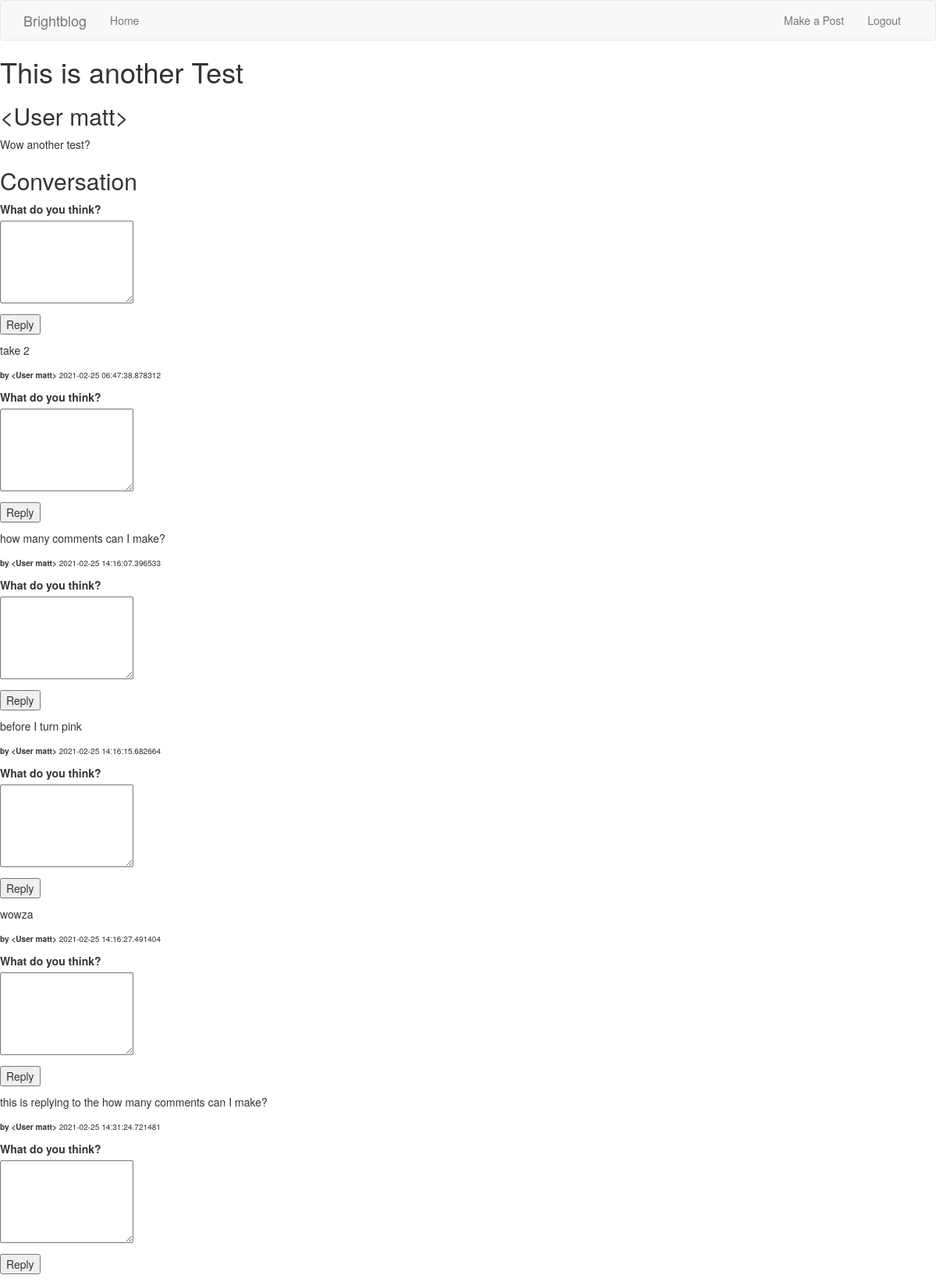
Page /post/2 (signed in) on the committed database.
### app/models.py (models this page shows, shortened)
class Post(db.Model):
    id = db.Column(db.Integer, primary_key=True)
    title = db.Column(db.String(150))
    body = db.Column(db.Text())
    timestamp = db.Column(db.DateTime, index=True, default=datetime.utcnow)
    user_id = db.Column(db.Integer, db.ForeignKey('user.id'))

class User(UserMixin, db.Model):
    id = db.Column(db.Integer, primary_key=True)
    username = db.Column(db.String(64), index=True, unique=True)
    email = db.Column(db.String(120), index=True, unique=True)
    password_hash = db.Column(db.String(128))
    posts = db.relationship('Post', backref='author', lazy='dynamic')
    comments = db.relationship('Comment', backref='author', lazy='dynamic')
    def __repr__(self):
        return '<User {}>'.format(self.username)

class Comment(db.Model):
    _N = 6 # number of digits used for each component of path
    id = db.Column(db.Integer, primary_key=True)
    text = db.Column(db.String(500))
    user_id = db.Column(db.Integer, db.ForeignKey('user.id'))
    post_id = db.Column(db.Integer, db.ForeignKey('post.id'))
    timestamp = db.Column(db.DateTime(), default=datetime.utcnow, index=True)
    path = db.Column(db.Text, index=True)
    parent_id = db.Column(db.Integer, db.ForeignKey('comment.id'))
    replies = db.relationship(
        'Comment', backref=db.backref('parent', remote_side=[id]),
        lazy='dynamic')

### app/routes.py (the view)
@app.route('/post/<int:post_id>', methods=['GET', 'POST'])
def show_post(post_id):
    form = CommentForm()
    post = Post.query.get(post_id)
    comments = Comment.query.filter_by(post_id=post_id).all()
    if post is not None:
        if form.validate_on_submit():
            comment = Comment(text=form.comment.data, author=current_user, post_id=post_id)
            db.session.add(comment)
            db.session.commit()
            flash('Your comment has been posted!')
            return redirect(url_for('show_post', post_id=post.id))
        return render_template('showpost.html', title='Reading Post', form=form, post=post, comments=comments)
    else:
        return render_template('404.html', title='Page not found.')

### app/forms.py (shortened to what this page needs)
class CommentForm(FlaskForm):
    comment = TextAreaField('What do you think?', validators=[DataRequired(), Length(min=1, max=500)])
    submit = SubmitField('Reply')

### app/models.py (called while the page is built)
@login.user_loader
def load_user(id):
    return User.query.get(int(id))

### app/templates/showpost.html (shortened to what this page needs)
{% extends "base.html" %}
{% block content %}
    <h1>{{ post.title }}</h1>
    <h2>{{ post.author }}</h2>
    <div><p>{{ post.body }}</p></div>
    <h2>Conversation</h2>
    <form action="" method="post">
        <p>
            {{ form.comment.label }}<br>
            {{ form.comment(col=100, rows=5)}}
        </p>
        <p>{{ form.submit() }}</p>
    </form>
    {% if comments is not none %}
        {% for comment in comments %}
            <div>
                <p>{{ comment.text }}</p>
                <p>
                    <small><small>
                        <b>by {{ comment.author }}</b> {{ comment.timestamp }}
                    </small></small>
                </p>
                {% if current_user.is_authenticated %}
                    <form id='reply'  action="" method="post">
                        <p>
                            {{ form.comment.label }}<br>
                            {{ form.comment(col=100, rows=5)}}
                        </p>
                        <p>{{ form.submit() }}</p>
                    </form>
                {% endif %}
            </div>
        {% endfor %}
    {% endif %}
{% endblock %}

### rows in the picture
Post: title "This is another Test", body "Wow another test?"
User: author "<User matt>"
Comment: text "take 2", author "<User matt>", timestamp "2021-02-25 06:47:38.878312", comment.label "What do you think?"
Comment: text "how many comments can I make?", author "<User matt>", timestamp "2021-02-25 14:16:07.396533", comment.label "What do you think?"
Comment: text "before I turn pink", author "<User matt>", timestamp "2021-02-25 14:16:15.682664", comment.label "What do you think?"
Comment: text "wowza", author "<User matt>", timestamp "2021-02-25 14:16:27.491404", comment.label "What do you think?"
Comment: text "this is replying to the how many comments can I make?", author "<User matt>", timestamp "2021-02-25 14:31:24.721481", comment.label "What do you think?"
